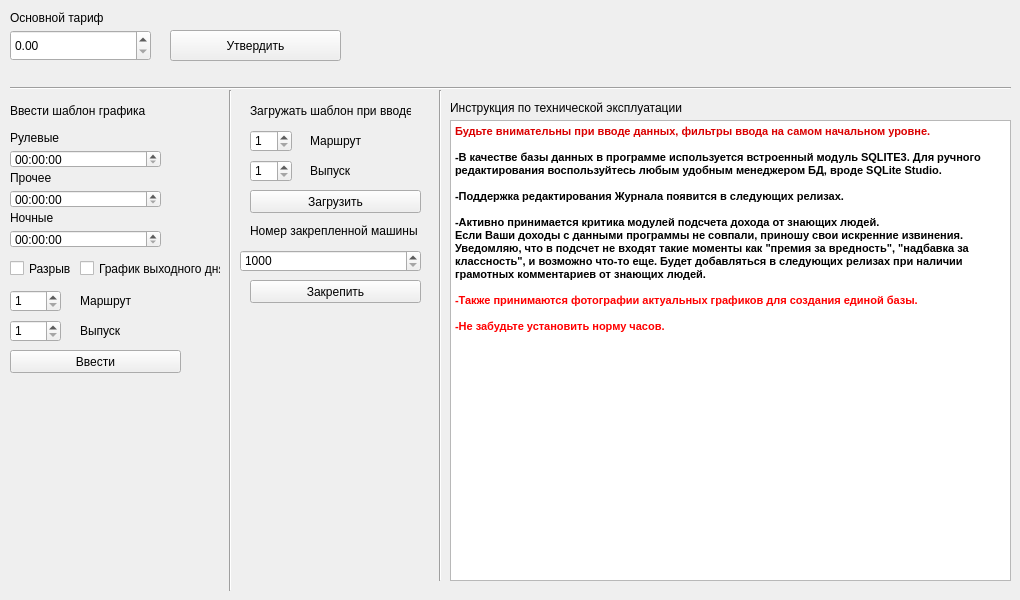
    <widget class="QWidget" name="tab">
     <attribute name="title">
      <string>Настройки</string>
     </attribute>
     <widget class="QLabel" name="label_5">
      <property name="geometry">
       <rect>
        <x>10</x>
        <y>10</y>
        <width>141</width>
        <height>16</height>
       </rect>
      </property>
      <property name="text">
       <string>Основной тариф</string>
      </property>
     </widget>
     <widget class="Line" name="line">
      <property name="geometry">
       <rect>
        <x>10</x>
        <y>80</y>
        <width>1001</width>
        <height>16</height>
       </rect>
      </property>
      <property name="orientation">
       <enum>Qt::Horizontal</enum>
      </property>
     </widget>
     <widget class="QLabel" name="label_6">
      <property name="geometry">
       <rect>
        <x>10</x>
        <y>100</y>
        <width>151</width>
        <height>21</height>
       </rect>
      </property>
      <property name="text">
       <string>Ввести шаблон графика</string>
      </property>
     </widget>
     <widget class="QTimeEdit" name="timeEdit_5">
      <property name="geometry">
       <rect>
        <x>10</x>
        <y>150</y>
        <width>151</width>
        <height>18</height>
       </rect>
      </property>
     </widget>
     <widget class="QTimeEdit" name="timeEdit_6">
      <property name="geometry">
       <rect>
        <x>10</x>
        <y>190</y>
        <width>151</width>
        <height>18</height>
       </rect>
      </property>
     </widget>
     <widget class="QTimeEdit" name="timeEdit_7">
      <property name="geometry">
       <rect>
        <x>10</x>
        <y>230</y>
        <width>151</width>
        <height>18</height>
       </rect>
      </property>
     </widget>
     <widget class="QLabel" name="label_7">
      <property name="geometry">
       <rect>
        <x>10</x>
        <y>130</y>
        <width>151</width>
        <height>16</height>
       </rect>
      </property>
      <property name="text">
       <string>Рулевые</string>
      </property>
     </widget>
     <widget class="QLabel" name="label_8">
      <property name="geometry">
       <rect>
        <x>10</x>
        <y>170</y>
        <width>151</width>
        <height>16</height>
       </rect>
      </property>
      <property name="text">
       <string>Прочее</string>
      </property>
     </widget>
     <widget class="QLabel" name="label_9">
      <property name="geometry">
       <rect>
        <x>10</x>
        <y>210</y>
        <width>151</width>
        <height>16</height>
       </rect>
      </property>
      <property name="text">
       <string>Ночные</string>
      </property>
     </widget>
     <widget class="QCheckBox" name="checkBox_2">
      <property name="geometry">
       <rect>
        <x>10</x>
        <y>260</y>
        <width>70</width>
        <height>17</height>
       </rect>
      </property>
      <property name="text">
       <string>Разрыв</string>
      </property>
     </widget>
     <widget class="QSpinBox" name="spinBox_2">
      <property name="geometry">
       <rect>
        <x>10</x>
        <y>290</y>
        <width>51</width>
        <height>22</height>
       </rect>
      </property>
      <property name="minimum">
       <number>1</number>
      </property>
      <property name="maximum">
       <number>76</number>
      </property>
     </widget>
     <widget class="QLabel" name="label_10">
      <property name="geometry">
       <rect>
        <x>80</x>
        <y>290</y>
        <width>101</width>
        <height>21</height>
       </rect>
      </property>
      <property name="text">
       <string>Маршрут</string>
      </property>
     </widget>
     <widget class="QSpinBox" name="spinBox_3">
      <property name="geometry">
       <rect>
        <x>10</x>
        <y>320</y>
        <width>51</width>
        <height>22</height>
       </rect>
      </property>
      <property name="minimum">
       <number>1</number>
      </property>
     </widget>
     <widget class="QLabel" name="label_11">
      <property name="geometry">
       <rect>
        <x>80</x>
        <y>320</y>
        <width>101</width>
        <height>21</height>
       </rect>
      </property>
      <property name="text">
       <string>Выпуск</string>
      </property>
     </widget>
     <widget class="QLabel" name="label_24">
      <property name="geometry">
       <rect>
        <x>250</x>
        <y>100</y>
        <width>161</width>
        <height>21</height>
       </rect>
      </property>
      <property name="text">
       <string>Загружать шаблон при вводе</string>
      </property>
     </widget>
     <widget class="QSpinBox" name="spinBox_4">
      <property name="geometry">
       <rect>
        <x>250</x>
        <y>130</y>
        <width>42</width>
        <height>22</height>
       </rect>
      </property>
      <property name="minimum">
       <number>1</number>
      </property>
      <property name="maximum">
       <number>76</number>
      </property>
     </widget>
     <widget class="QSpinBox" name="spinBox_5">
      <property name="geometry">
       <rect>
        <x>250</x>
        <y>160</y>
        <width>42</width>
        <height>22</height>
       </rect>
      </property>
      <property name="minimum">
       <number>1</number>
      </property>
     </widget>
     <widget class="QLabel" name="label_25">
      <property name="geometry">
       <rect>
        <x>310</x>
        <y>130</y>
        <width>111</width>
        <height>21</height>
       </rect>
      </property>
      <property name="text">
       <string>Маршрут</string>
      </property>
     </widget>
     <widget class="QLabel" name="label_26">
      <property name="geometry">
       <rect>
        <x>310</x>
        <y>160</y>
        <width>111</width>
        <height>21</height>
       </rect>
      </property>
      <property name="text">
       <string>Выпуск</string>
      </property>
     </widget>
     <widget class="QSpinBox" name="spinBox_7">
      <property name="geometry">
       <rect>
        <x>240</x>
        <y>250</y>
        <width>181</width>
        <height>22</height>
       </rect>
      </property>
      <property name="minimum">
       <number>1000</number>
      </property>
      <property name="maximum">
       <number>3199</number>
      </property>
     </widget>
     <widget class="QLabel" name="label_28">
      <property name="geometry">
       <rect>
        <x>250</x>
        <y>220</y>
        <width>171</width>
        <height>21</height>
       </rect>
      </property>
      <property name="text">
       <string>Номер закрепленной машины</string>
      </property>
     </widget>
     <widget class="QCheckBox" name="checkBox_3">
      <property name="geometry">
       <rect>
        <x>80</x>
        <y>260</y>
        <width>141</width>
        <height>17</height>
       </rect>
      </property>
      <property name="text">
       <string>График выходного дня</string>
      </property>
     </widget>
     <widget class="QPushButton" name="pushButton_4">
      <property name="geometry">
       <rect>
        <x>10</x>
        <y>350</y>
        <width>171</width>
        <height>23</height>
       </rect>
      </property>
      <property name="text">
       <string>Ввести</string>
      </property>
     </widget>
     <widget class="QPushButton" name="pushButton_5">
      <property name="geometry">
       <rect>
        <x>250</x>
        <y>190</y>
        <width>171</width>
        <height>23</height>
       </rect>
      </property>
      <property name="text">
       <string>Загрузить</string>
      </property>
     </widget>
     <widget class="Line" name="line_2">
      <property name="geometry">
       <rect>
        <x>220</x>
        <y>90</y>
        <width>20</width>
        <height>501</height>
       </rect>
      </property>
      <property name="orientation">
       <enum>Qt::Vertical</enum>
      </property>
     </widget>
     <widget class="Line" name="line_3">
      <property name="geometry">
       <rect>
        <x>430</x>
        <y>90</y>
        <width>20</width>
        <height>491</height>
       </rect>
      </property>
      <property name="orientation">
       <enum>Qt::Vertical</enum>
      </property>
     </widget>
     <widget class="QLabel" name="label_31">
      <property name="geometry">
       <rect>
        <x>450</x>
        <y>100</y>
        <width>561</width>
        <height>16</height>
       </rect>
      </property>
      <property name="text">
       <string>Инструкция по технической эксплуатации</string>
      </property>
     </widget>
     <widget class="QPushButton" name="pushButton_6">
      <property name="geometry">
       <rect>
        <x>250</x>
        <y>280</y>
        <width>171</width>
        <height>23</height>
       </rect>
      </property>
      <property name="text">
       <string>Закрепить</string>
      </property>
     </widget>
     <widget class="QPushButton" name="pushButton_7">
      <property name="geometry">
       <rect>
        <x>170</x>
        <y>30</y>
        <width>171</width>
        <height>31</height>
       </rect>
      </property>
      <property name="text">
       <string>Утвердить</string>
      </property>
     </widget>
     <widget class="QDoubleSpinBox" name="doubleSpinBox">
      <property name="geometry">
       <rect>
        <x>10</x>
        <y>30</y>
        <width>141</width>
        <height>31</height>
       </rect>
      </property>
      <property name="maximum">
       <double>1999.990000000000009</double>
      </property>
     </widget>
     <widget class="QTextBrowser" name="textBrowser">
      <property name="geometry">
       <rect>
        <x>450</x>
        <y>120</y>
        <width>561</width>
        <height>461</height>
       </rect>
      </property>
      <property name="html">
       <string>&lt;!DOCTYPE HTML PUBLIC &quot;-//W3C//DTD HTML 4.0//EN&quot; &quot;http://www.w3.org/TR/REC-html40/strict.dtd&quot;&gt;
&lt;html&gt;&lt;head&gt;&lt;meta name=&quot;qrichtext&quot; content=&quot;1&quot; /&gt;&lt;style type=&quot;text/css&quot;&gt;
p, li { white-space: pre-wrap; }
&lt;/style&gt;&lt;/head&gt;&lt;body style=&quot; font-family:'MS Shell Dlg 2'; font-size:8.25pt; font-weight:400; font-style:normal;&quot;&gt;
&lt;p style=&quot; margin-top:0px; margin-bottom:0px; margin-left:0px; margin-right:0px; -qt-block-indent:0; text-indent:0px;&quot;&gt;&lt;span style=&quot; font-weight:600; color:#da0000;&quot;&gt;Будьте внимательны при вводе данных, фильтры ввода на самом начальном уровне.&lt;/span&gt;&lt;/p&gt;
&lt;p style=&quot;-qt-paragraph-type:empty; margin-top:0px; margin-bottom:0px; margin-left:0px; margin-right:0px; -qt-block-indent:0; text-indent:0px; font-weight:600;&quot;&gt;&lt;br /&gt;&lt;/p&gt;
&lt;p style=&quot; margin-top:0px; margin-bottom:0px; margin-left:0px; margin-right:0px; -qt-block-indent:0; text-indent:0px;&quot;&gt;&lt;span style=&quot; font-weight:600;&quot;&gt;-В качестве базы данных в программе используется встроенный модуль SQLITE3. Для ручного редактирования воспользуйтесь любым удобным менеджером БД, вроде SQLite Studio.&lt;/span&gt;&lt;/p&gt;
&lt;p style=&quot;-qt-paragraph-type:empty; margin-top:0px; margin-bottom:0px; margin-left:0px; margin-right:0px; -qt-block-indent:0; text-indent:0px; font-weight:600;&quot;&gt;&lt;br /&gt;&lt;/p&gt;
&lt;p style=&quot; margin-top:0px; margin-bottom:0px; margin-left:0px; margin-right:0px; -qt-block-indent:0; text-indent:0px;&quot;&gt;&lt;span style=&quot; font-weight:600;&quot;&gt;-Поддержка редактирования Журнала появится в следующих релизах.&lt;/span&gt;&lt;/p&gt;
&lt;p style=&quot;-qt-paragraph-type:empty; margin-top:0px; margin-bottom:0px; margin-left:0px; margin-right:0px; -qt-block-indent:0; text-indent:0px; font-weight:600;&quot;&gt;&lt;br /&gt;&lt;/p&gt;
&lt;p style=&quot; margin-top:0px; margin-bottom:0px; margin-left:0px; margin-right:0px; -qt-block-indent:0; text-indent:0px;&quot;&gt;&lt;span style=&quot; font-weight:600;&quot;&gt;-Активно принимается критика модулей подсчета дохода от знающих людей.&lt;/span&gt;&lt;/p&gt;
&lt;p style=&quot; margin-top:0px; margin-bottom:0px; margin-left:0px; margin-right:0px; -qt-block-indent:0; text-indent:0px;&quot;&gt;&lt;span style=&quot; font-weight:600;&quot;&gt;Если Ваши доходы с данными программы не совпали, приношу свои искренние извинения. Уведомляю, что в подсчет не входят такие моменты как &amp;quot;премия за вредность&amp;quot;, &amp;quot;надбавка за классность&amp;quot;, и возможно что-то еще. Будет добавляться в следующих релизах при наличии грамотных комментариев от знающих людей.&lt;/span&gt;&lt;/p&gt;
&lt;p style=&quot;-qt-paragraph-type:empty; margin-top:0px; margin-bottom:0px; margin-left:0px; margin-right:0px; -qt-block-indent:0; text-indent:0px; font-weight:600;&quot;&gt;&lt;br /&gt;&lt;/p&gt;
&lt;p style=&quot; margin-top:0px; margin-bottom:0px; margin-left:0px; margin-right:0px; -qt-block-indent:0; text-indent:0px;&quot;&gt;&lt;span style=&quot; font-weight:600; color:#ff0000;&quot;&gt;-Также принимаются фотографии актуальных графиков для создания единой базы.&lt;/span&gt;&lt;/p&gt;
&lt;p style=&quot;-qt-paragraph-type:empty; margin-top:0px; margin-bottom:0px; margin-left:0px; margin-right:0px; -qt-block-indent:0; text-indent:0px; font-weight:600; color:#ff0000;&quot;&gt;&lt;br /&gt;&lt;/p&gt;
&lt;p style=&quot; margin-top:0px; margin-bottom:0px; margin-left:0px; margin-right:0px; -qt-block-indent:0; text-indent:0px;&quot;&gt;&lt;span style=&quot; font-weight:600; color:#ff0000;&quot;&gt;-Не забудьте установить норму часов.&lt;/span&gt;&lt;/p&gt;&lt;/body&gt;&lt;/html&gt;</string>
      </property>
     </widget>
    </widget>
